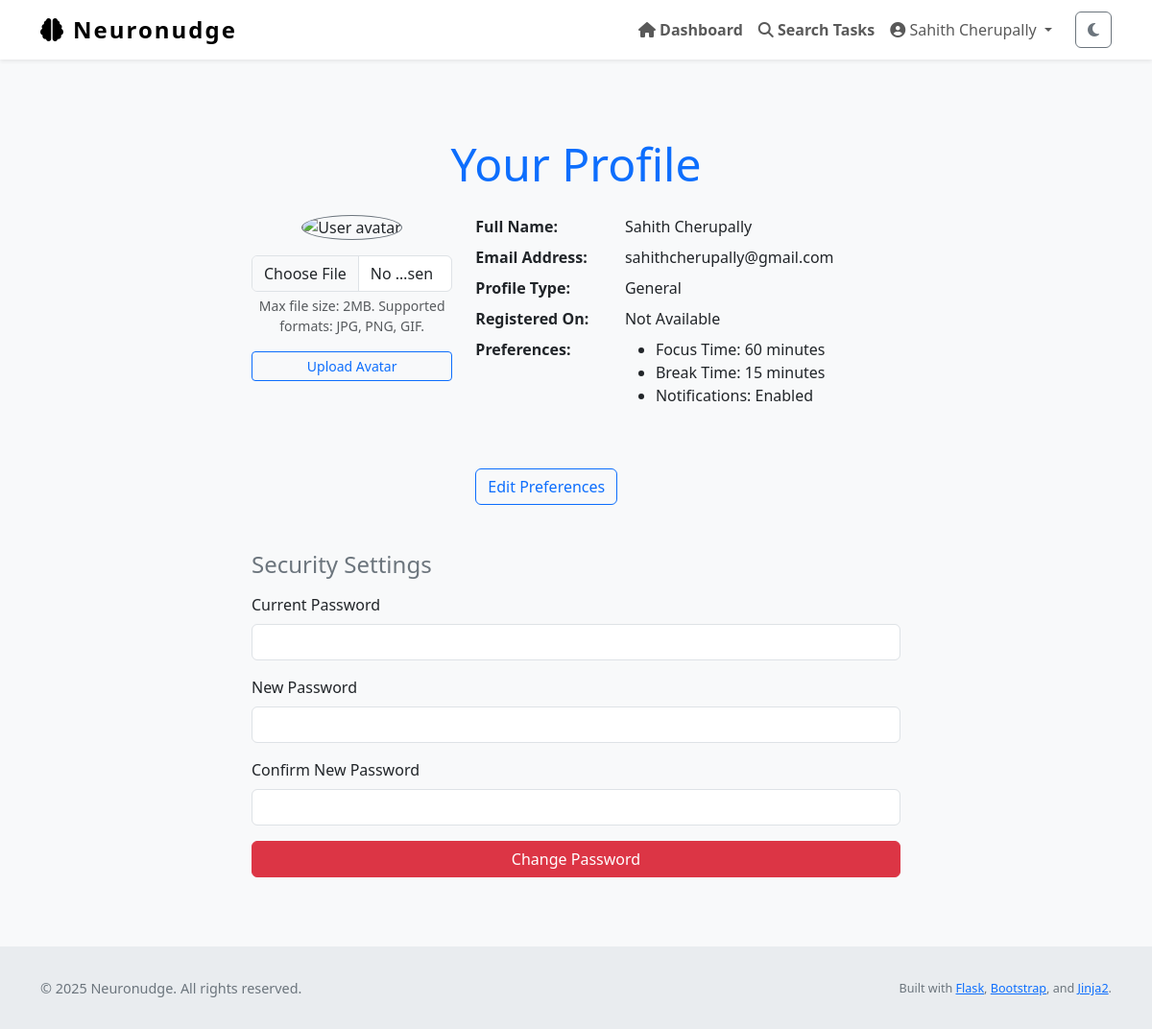
The app's page /profile (signed in), older data.
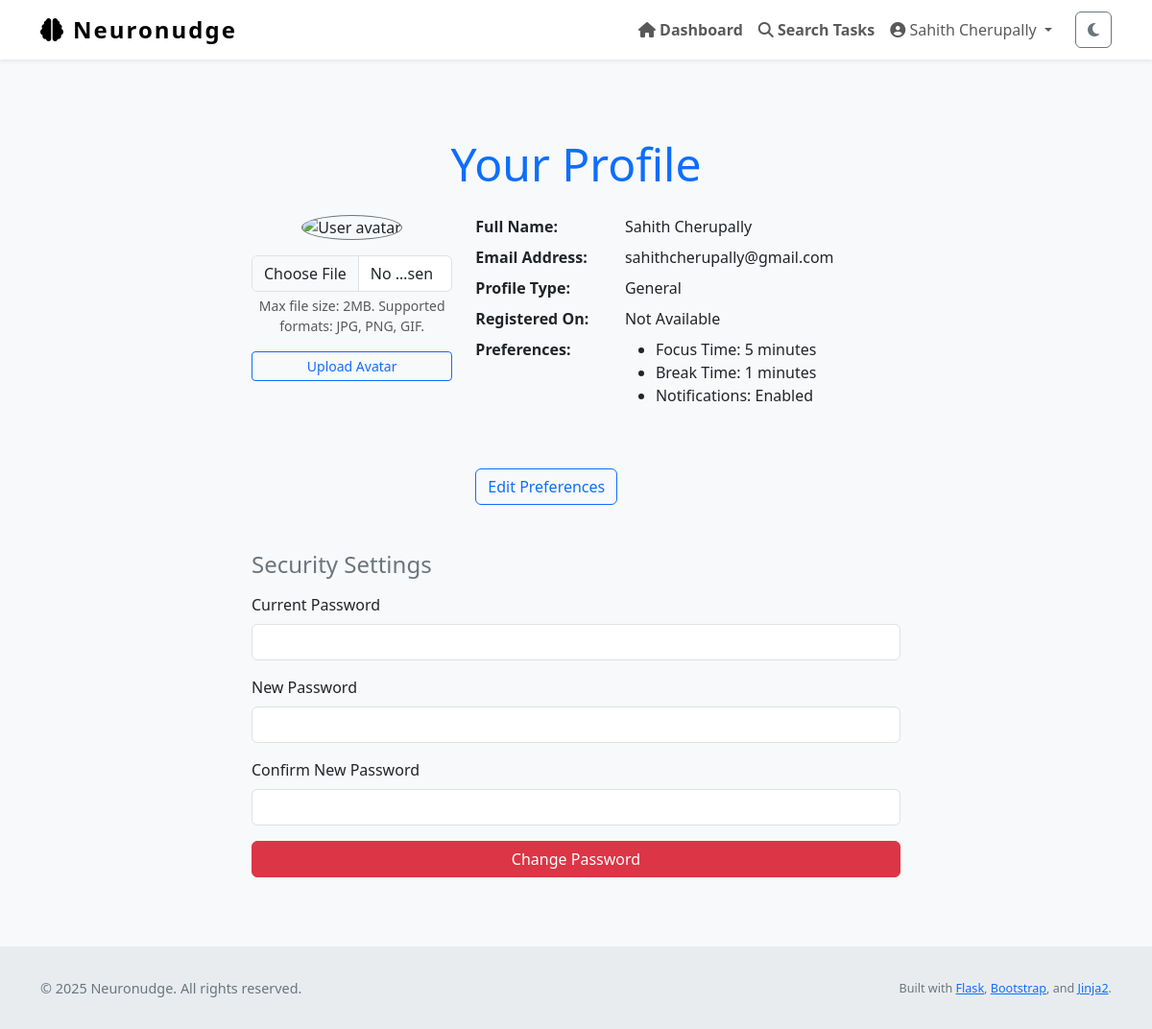
The same page, newer data.
### Neuronudge/models.py (models this page shows, shortened)
class User(UserMixin, db.Model):
    id = db.Column(db.Integer, primary_key=True)
    name = db.Column(db.String(150), nullable=True)                # full name
    username = db.Column(db.String(150), unique=True, nullable=False)
    email = db.Column(db.String(150), unique=True, nullable=False)
    password_hash = db.Column(db.String(256), nullable=False)
    profile_type = db.Column(db.String(50), nullable=False, default='General')
    created_at = db.Column(db.DateTime, default=datetime.utcnow)
    tasks = db.relationship('Task', backref='user', lazy=True)
    logs = db.relationship('ActivityLog', backref='user', lazy=True)
    preferences = db.relationship('OnboardingPreferences', back_populates='user', uselist=False)
    avatar_url = db.Column(db.String(300), default=None)
    registered_on = db.Column(db.DateTime, default=datetime.utcnow)
    def get_avatar(self):
        return self.avatar_url or url_for('static', filename='img/default-avatar.png')

class OnboardingPreferences(db.Model):
    __tablename__ = 'onboarding_preferences'
    id = db.Column(db.Integer, primary_key=True)
    user_id = db.Column(db.Integer, db.ForeignKey('user.id'), unique=True, nullable=False)
    focus_time = db.Column(db.Integer, nullable=False, default=25)
    break_time = db.Column(db.Integer, nullable=False, default=5)
    long_break_time = db.Column(db.Integer, nullable=False, default=15)
    session_goal = db.Column(db.Integer, default=4)
    notifications_enabled = db.Column(db.Boolean, default=True)
    dark_mode_enabled = db.Column(db.Boolean, default=False)
    theme_color = db.Column(db.String(20), default='blue')
    font_size = db.Column(db.String(10), default='medium')
    sound_enabled = db.Column(db.Boolean, default=True)
    created_at = db.Column(db.DateTime, default=datetime.utcnow)
    updated_at = db.Column(db.DateTime, default=datetime.utcnow, onupdate=datetime.utcnow)
    user = db.relationship('User', back_populates='preferences')

### Neuronudge/views.py (the view, shortened to what this page needs)
@views.route('/profile', methods=['GET', 'POST'])
@login_required
def profile():
    form = ProfileUpdateForm(obj=current_user)
    change_password_form = ChangePasswordForm()
    return render_template('profile.html', form=form, change_password_form=change_password_form)

### Neuronudge/forms.py
class ProfileUpdateForm(FlaskForm):
    username = StringField('Username', validators=[Optional(), Length(min=4, max=20)])
    email = StringField('Email', validators=[InputRequired(), Email()])
    profile_type = SelectField('Profile Type', choices=[('ADHD', 'ADHD'), ('Dyslexia', 'Dyslexia'), ('General', 'General')])
    submit = SubmitField('Update Profile')

class ChangePasswordForm(FlaskForm):
    current_password = PasswordField("Current Password", validators=[DataRequired()])
    new_password = PasswordField("New Password", validators=[DataRequired()])
    confirm_new_password = PasswordField(
        "Confirm New Password",
        validators=[DataRequired(), EqualTo("new_password", message="Passwords must match")],
    )
    submit = SubmitField("Change Password")

### Neuronudge/templates/profile.html (shortened to what this page needs)
{% extends "layout.html" %}
{% block content %}
<section aria-labelledby="profileHeading" class="my-5">
    <div class="container" style="max-width: 700px;">
        <h1 id="profileHeading" class="mb-4 display-5 text-primary text-center">Your Profile</h1>
        <div class="row">
            <div class="col-md-4 text-center mb-4">
                <img
                    src="{{ current_user.get_avatar() }}"
                    alt="User avatar"
                    class="img-fluid rounded-circle border border-secondary"
                    style="max-width: 180px;"
                />
                <form method="POST" action="{{ url_for('views.upload_avatar') }}"
                      enctype="multipart/form-data" class="mt-3" aria-label="Upload new avatar">
                    <div class="mb-3">
                        <input class="form-control" type="file" name="avatar" accept="image/*" aria-describedby="avatarHelp" />
                        <div id="avatarHelp" class="form-text">
                            Max file size: 2MB. Supported formats: JPG, PNG, GIF.
                        </div>
                    </div>
                    <button type="submit" class="btn btn-outline-primary btn-sm w-100">
                        Upload Avatar
                    </button>
                </form>
            </div>
            <div class="col-md-8">
                <dl class="row">
                    <dt class="col-sm-4">Full Name:</dt>
                    <dd class="col-sm-8">{{ current_user.name or "Not set" }}</dd>
                    <dt class="col-sm-4">Email Address:</dt>
                    <dd class="col-sm-8">{{ current_user.email }}</dd>
                    <dt class="col-sm-4">Profile Type:</dt>
                    <dd class="col-sm-8">{{ current_user.profile_type }}</dd>
                    <dt class="col-sm-4">Registered On:</dt>
                    <dd class="col-sm-8">
                        {% if current_user.registered_on %}
                            {{ current_user.registered_on.strftime('%B %d, %Y') }}
                        {% else %}
                            Not Available
                        {% endif %}
                    </dd>
                    <dt class="col-sm-4">Preferences:</dt>
                    <dd class="col-sm-8">
                        <ul>
                            <li>Focus Time: {{ current_user.preferences.focus_time }} minutes</li>
                            <li>Break Time: {{ current_user.preferences.break_time }} minutes</li>
                            <li>Notifications: {{ 'Enabled' if current_user.preferences.notifications_enabled else 'Disabled' }}</li>
                        </ul>
                    </dd>
                </dl>
                <a href="{{ url_for('views.onboarding') }}" class="btn btn-outline-primary mt-4"
                   aria-label="Edit your preferences">Edit Preferences</a>
            </div>
        </div>
        <section aria-labelledby="securityHeading" class="mt-5">
            <h2 id="securityHeading" class="h4 text-secondary mb-3">Security Settings</h2>
            <form method="POST" action="{{ url_for('views.change_password') }}"
                  novalidate role="form" aria-describedby="passwordHelp">
                <div class="mb-3">
                    <label for="current_password" class="form-label">Current Password</label>
                    {{ change_password_form.current_password(class="form-control", id="current_password", aria_required="true") }}
                </div>
                <div class="mb-3">
                    <label for="new_password" class="form-label">New Password</label>
                    {{ change_password_form.new_password(class="form-control", id="new_password", aria_required="true") }}
                </div>
                <div class="mb-3">
                    <label for="confirm_new_password" class="form-label">Confirm New Password</label>
                    {{ change_password_form.confirm_new_password(class="form-control", id="confirm_new_password", aria_required="true") }}
                </div>
                <button type="submit" class="btn btn-danger w-100">Change Password</button>
            </form>
        </section>
    </div>
</section>
{% endblock %}

### Neuronudge/templates/layout.html (shortened to what this page needs)
<!DOCTYPE html>
<html lang="en" class="h-100" data-theme="light">
<head>
    <link href="https://cdn.jsdelivr.net/npm/bootstrap@5.3.0/dist/css/bootstrap.min.css" rel="stylesheet" />
    <link href="https://cdnjs.cloudflare.com/ajax/libs/font-awesome/6.4.0/css/all.min.css" rel="stylesheet" />
    <link rel="stylesheet" href="{{ url_for('static', filename='style.css') }}" />
</head>
<body class="d-flex flex-column h-100" role="document" aria-live="polite" aria-busy="false" aria-label="Neuronudge main document">
<nav class="navbar navbar-expand-lg navbar-light fixed-top bg-white shadow-sm" role="navigation" aria-label="Main navigation">
    <div class="container">
        <a class="navbar-brand d-flex align-items-center" href="{{ url_for('views.home') }}" aria-label="Neuronudge homepage">
            <i class="fa-solid fa-brain me-2" aria-hidden="true"></i> Neuronudge
        </a>
        <div class="collapse navbar-collapse" id="navbarNav">
            <ul class="navbar-nav ms-auto align-items-center" role="menubar">
                {% if current_user.is_authenticated %}
                    <li class="nav-item" role="none">
                        <a class="nav-link fw-semibold" href="{{ url_for('views.dashboard') }}" role="menuitem">
                            <i class="fa-solid fa-house"></i> Dashboard
                        </a>
                    </li>
                    <li class="nav-item" role="none">
                        <a class="nav-link fw-semibold" href="{{ url_for('views.task_search') }}" role="menuitem">
                            <i class="fa-solid fa-magnifying-glass"></i> Search Tasks
                        </a>
                    </li>
                    <li class="nav-item dropdown" role="none">
                        <a class="nav-link dropdown-toggle" href="#" id="profileDropdown" role="button"
                           data-bs-toggle="dropdown" aria-expanded="false" aria-haspopup="true" aria-controls="profileDropdownMenu">
                            <i class="fa-solid fa-user-circle"></i> {{ current_user.name or current_user.email }}
                        </a>
                    </li>
                    <li class="nav-item" role="none">
                        <button id="darkModeToggle" class="btn btn-outline-secondary ms-3" aria-pressed="false" aria-label="Toggle dark mode">
                            <i class="fa-solid fa-moon"></i>
                        </button>
                    </li>
                {% endif %}
            </ul>
        </div>
    </div>
</nav>
<div class="flash-message container position-fixed top-0 end-0 p-3" role="region" aria-live="assertive" aria-atomic="true">
</div>
<main role="main" class="container flex-grow-1 my-4" tabindex="-1">
    {% block content %}{% endblock %}
</main>
<footer class="footer mt-auto" role="contentinfo">
    <div class="container d-flex flex-column flex-md-row justify-content-between align-items-center">
        <p class="mb-2 mb-md-0">&copy; {{ current_year if current_year else "2025" }} Neuronudge. All rights reserved.</p>
        <p class="mb-0">
            <small>
                Built with
                <a href="https://flask.palletsprojects.com/" target="_blank" rel="noopener noreferrer">Flask</a>,
                <a href="https://getbootstrap.com/" target="_blank" rel="noopener noreferrer">Bootstrap</a>,
                and
                <a href="https://jinja.palletsprojects.com/" target="_blank" rel="noopener noreferrer">Jinja2</a>.
            </small>
        </p>
    </div>
</footer>
</body>
</html>

### Neuronudge/static/style.css (style rules this page uses)
body { background-color: #eef; }

### Neuronudge/templates/layout.html (style rules this page uses)
body { padding-top: 70px; background-color: var(--bs-light-bg, #f8f9fa); min-height: 100vh; display: flex; flex-direction: column; text-size-adjust: 100%; }
.navbar-brand { font-weight: 700; font-size: 1.5rem; letter-spacing: 2px; }
.footer { margin-top: auto; padding: 2rem 0; background-color: var(--bs-light-footer-bg, #e9ecef); text-align: center; font-size: 0.9rem; color: #6c757d; }

Row changes from the older to the newer data that the page shows:
changed OnboardingPreferences "Enabled": preferences.focus_time "60" → "5"; preferences.break_time "15" → "1"
